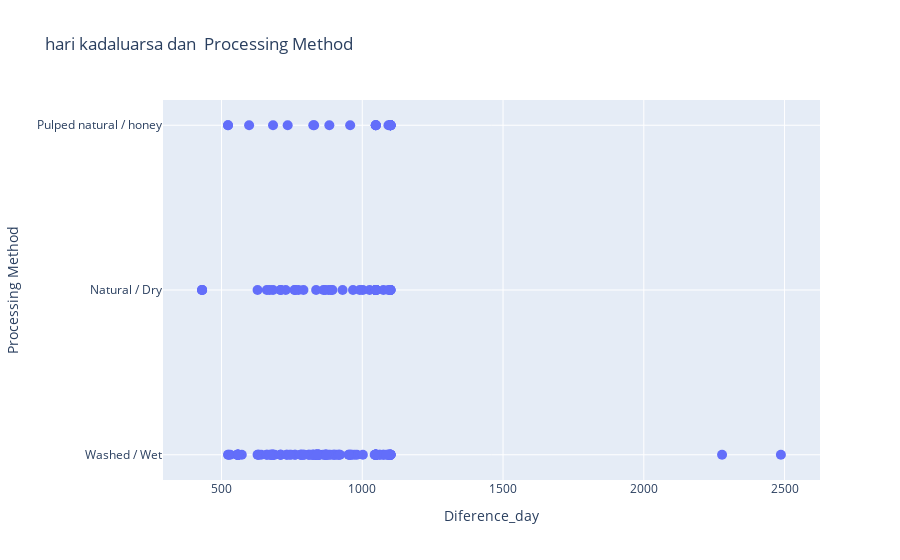

Notebook source saved alongside this figure:
### Code cell
fig = px.scatter(df, x='Diference_day', y='Processing Method',
                 labels={'Diference_day': 'Diference_day','Processing Method': 'Processing Method'},
                 title='hari kadaluarsa dan  Processing Method')

fig.update_traces(
    marker=dict(size=10),
    selector=dict(mode='markers')
)

fig.show()

### Figure 1 — Plotly figure (JSON) as saved in the notebook; plotly's stock layout.template omitted (floating-point values rounded to 4 significant figures; data arrays with more than 128 entries replaced by an {"elided": "..."} marker saying what was removed)
{"data": [{"hovertemplate": "Diference_day=%{x}<br>Processing Method=%{y}<extra></extra>", "legendgroup": "", "marker": {"color": "#636efa", "size": 10, "symbol": "circle"}, "mode": "markers", "name": "", "orientation": "h", "showlegend": false, "type": "scatter", "x": {"elided": "200 int values"}, "xaxis": "x", "y": {"elided": "200 str values"}, "yaxis": "y"}], "layout": {"legend": {"tracegroupgap": 0}, "title": {"text": "hari kadaluarsa dan  Processing Method"}, "xaxis": {"anchor": "y", "domain": [0, 1], "title": {"text": "Diference_day"}}, "yaxis": {"anchor": "x", "domain": [0, 1], "title": {"text": "Processing Method"}}}}
